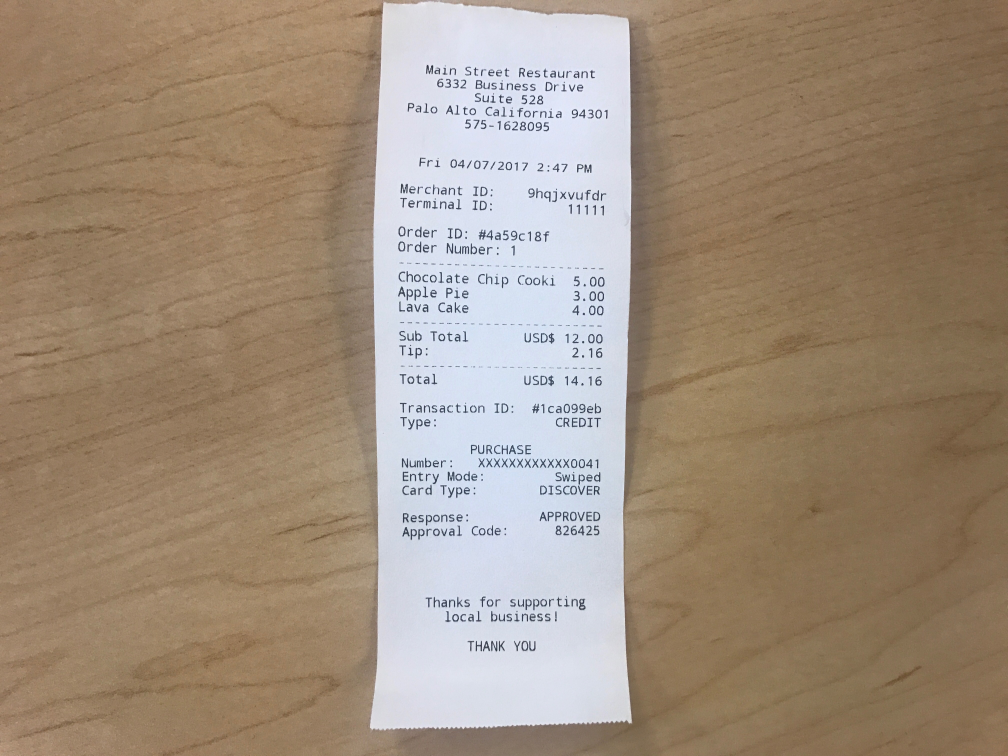
#> input picture images/receipt_1.JPG, 4032 x 3024 px (shown at 1/4 size)
$ python scan.py --image images/receipt_1.JPG
#> lines starting #> are read from the running program, lines starting #| are printed output that depends on the picture; after the words box and inside, x2 and y2 are one past the last pixel; in counts of white or black regions, pixels touching at a corner belong together
"""
--------------------------
Document Scanner
--------------------------
An OpenCV based document scanner which scans documents based on four vertices

"""


# Import the necessary packages
from skimage.filters import threshold_local
import argparse
import cv2
from utils import *

# Construct argument parser
ap = argparse.ArgumentParser()
ap.add_argument("-i", "--image", required = True,
                help = "Path to the image to be scanned")
args = vars(ap.parse_args())
image_PATH = args['image']

# STEP 1: Edge Detection
# Read the image and detect edges
image = cv2.imread(image_PATH)
#> image is the input picture: shape (3024, 4032, 3); mean B, G, R 124.8, 142.8, 160.3
image_copy = image.copy()
image = cv2.resize(image, (1500, 800))
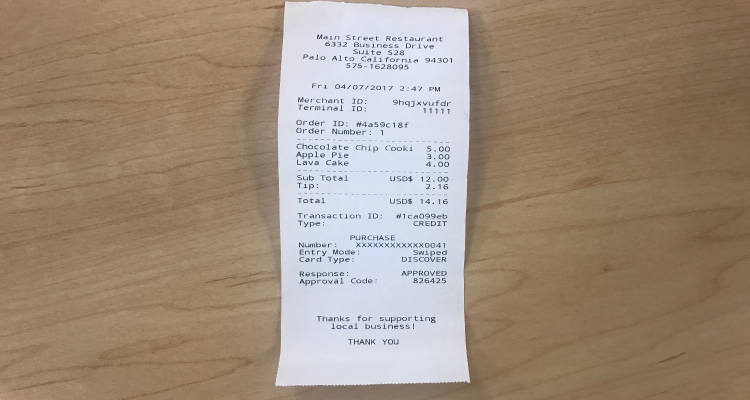
#> image: shape (800, 1500, 3) (shown at 1/2 size); mean B, G, R 124.7, 142.7, 160.2
image_gray = cv2.cvtColor(image, cv2.COLOR_BGR2GRAY)
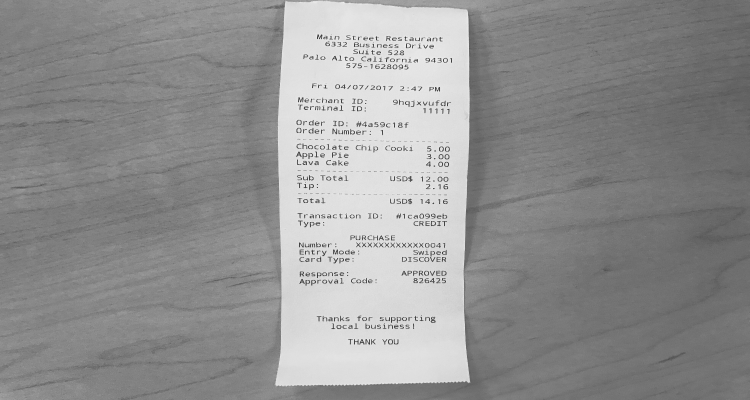
#> image_gray: shape (800, 1500) (shown at 1/2 size); min 35, max 250, mean 145.9
image_blurred = cv2.GaussianBlur(image_gray, (5, 5), 0)
image_edge = cv2.Canny(image_gray, 75, 200)
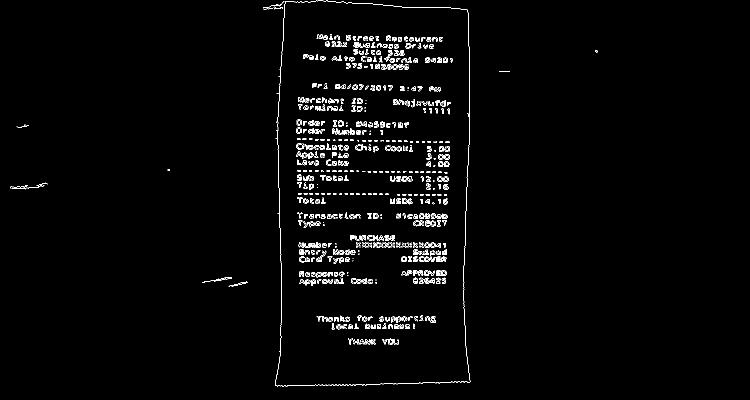
#> image_edge: shape (800, 1500) (shown at 1/2 size); 1.8% white in thin lines or dots, all inside (x1, y1, x2, y2) = (21, 0, 1195, 773)


# Display the original image and the edge detected image
cv2.imshow("Image", image)
cv2.imshow("Edged", image_edge)

# STEP 2: Estimate the contour of the edges
cnts = cv2.findContours(image_edge.copy(), cv2.RETR_LIST, cv2.CHAIN_APPROX_SIMPLE)
#> cnts = 1426 contours, 1062 with area under 20; largest, box (x1, y1, x2, y2) and area: (550, 0, 941, 773) 283754, (550, 1, 941, 773) 283664, (804, 352, 825, 364) 157, (837, 513, 859, 524) 132, (707, 84, 729, 95) 100
cnts = cnts[1]
#> cnts = 1426 rows, first 6: [1, -1, -1, -1], [2, 0, -1, -1], [3, 1, -1, -1], [4, 2, -1, -1], [5, 3, -1, -1], [6, 4, -1, -1]
#> (the run stopped early here; a loop or call above may not have finished)
